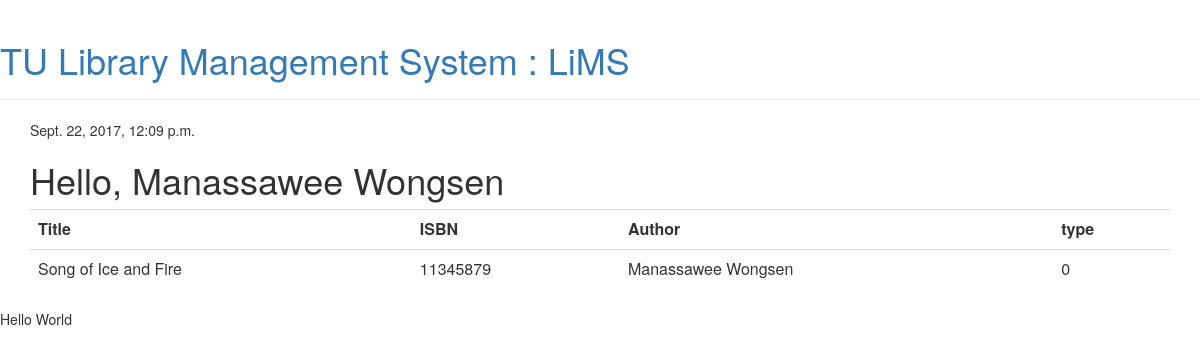
Before: /index/ with the older database file.
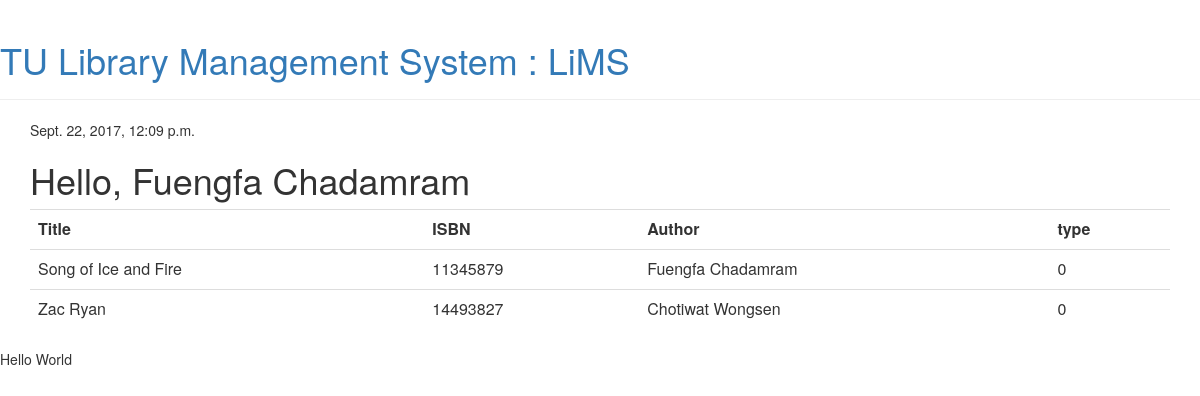
After: the same page with the newer database file.
### docmanager/models.py (models this page shows, shortened)
class Author(models.Model):
    first_name = models.CharField(max_length=255)
    last_name = models.CharField(max_length=255)
    def __str__(self):
        return "{} {}".format(self.first_name,self.last_name)

class Document(models.Model):
    choice = [(0,"Book"),(1,"Thesis")]
    title = models.CharField(max_length=255)
    ISBN = models.CharField(max_length=14)
    release_date = models.DateField()
    author = models.ForeignKey(Author)
    doc_type = models.IntegerField(choices=choice)

### docmanager/views.py (the view)
# urls.py: url(r'^index/', index),
def index(request):
    dt = datetime.now()
    s = Author.objects.get(id=1)
    doc = Document.objects.all()
    return render(request, "index.html", {'user': s, 'time': dt,'users' : request.user,'docu' : doc})

### docmanager/templates/index.html (shortened to what this page needs)
{% extends 'base.html' %}
{% block content %}
{{time}}
<h1> Hello, {{ user }} </h1>
<table class = table table-bordered>
	<tr>
		<th>Title</th>
		<th>ISBN</th>
		<th>Author</th>
		<th>type</th>
	</tr>
	<tr>
		{% for doc in docu%}
		<td>{{doc.title}}</td>
		<td>{{doc.ISBN}}</td>
		<td>{{doc.author}}</td>
		<td>{{doc.doc_type}}</td>
	</tr>
		{%endfor%}
</table>
{% endblock %}
{% block content1 %}
<p> Hello World {{users.username}} </p>
{% endblock %}

### docmanager/templates/base.html (shortened to what this page needs)
{% load staticfiles %}
<html>
    <head>
        <link rel="stylesheet" href="//maxcdn.bootstrapcdn.com/bootstrap/3.2.0/css/bootstrap.min.css">
    </head>
    <body>
        <div class="page-header">
            <h1><a href="/"> TU Library Management System : LiMS </a></h1>
        </div>
        <div class="content container">
        {% block content %}
        {% endblock %}
        </div>
        <div>
        {%block content1 %}
        {% endblock %}
        </div>
    </body>
</html>

Changed rows visible on the page:
changed Author: first_name+last_name "Manassawee Wongsen" → "Fuengfa Chadamram"
changed through a linked row, Document "Song of Ice and Fire": author "Manassawee Wongsen" → "Fuengfa Chadamram"
added Document: title "Zac Ryan", ISBN "14493827", author "Chotiwat Wongsen", doc_type "0"
